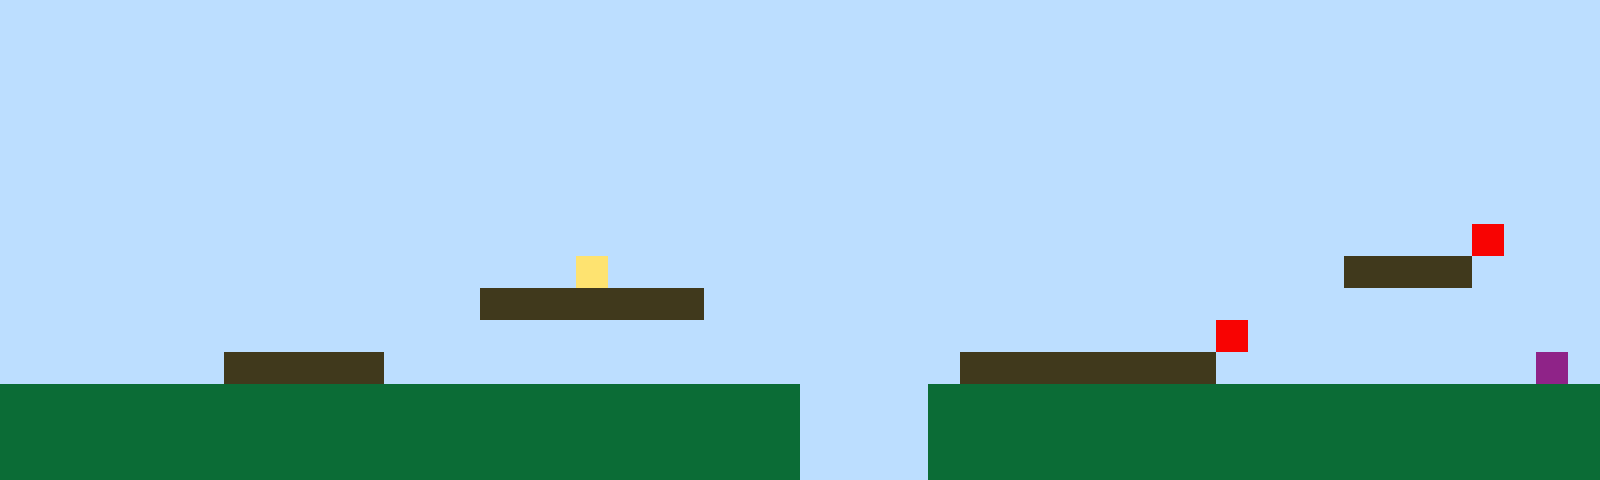

Rendered tile map (Tiled .tmx) drawn with the repository's tilesets; below, a short description and the full map source, tile grids included:
An orthogonal 50x15 tile map with 32x32 px tiles, 1 tile layer (Tile Layer 1).

<map version="1.10" tiledversion="1.11.2" orientation="orthogonal" renderorder="right-up" width="50" height="15" tilewidth="32" tileheight="32" infinite="0" nextlayerid="2" nextobjectid="1"><editorsettings><export target="map1.csv" format="csv" /></editorsettings><tileset firstgid="1" name="sprites" tilewidth="32" tileheight="32" tilecount="6" columns="3"><image source="sprites.png" width="96" height="64" /></tileset><layer id="1" name="Tile Layer 1" width="50" height="15"><data encoding="csv">1,1,1,1,1,1,1,1,1,1,1,1,1,1,1,1,1,1,1,1,1,1,1,1,1,1,1,1,1,1,1,1,1,1,1,1,1,1,1,1,1,1,1,1,1,1,1,1,1,1,1,1,1,1,1,1,1,1,1,1,1,1,1,1,1,1,1,1,1,1,1,1,1,1,1,1,1,1,1,1,1,1,1,1,1,1,1,1,1,1,1,1,1,1,1,1,1,1,1,1,1,1,1,1,1,1,1,1,1,1,1,1,1,1,1,1,1,1,1,1,1,1,1,1,1,1,1,1,1,1,1,1,1,1,1,1,1,1,1,1,1,1,1,1,1,1,1,1,1,1,1,1,1,1,1,1,1,1,1,1,1,1,1,1,1,1,1,1,1,1,1,1,1,1,1,1,1,1,1,1,1,1,1,1,1,1,1,1,1,1,1,1,1,1,1,1,1,1,1,1,1,1,1,1,1,1,1,1,1,1,1,1,1,1,1,1,1,1,1,1,1,1,1,1,1,1,1,1,1,1,1,1,1,1,1,1,1,1,1,1,1,1,1,1,1,1,1,1,1,1,1,1,1,1,1,1,1,1,1,1,1,1,1,1,1,1,1,1,1,1,1,1,1,1,1,1,1,1,1,1,1,1,1,1,1,1,1,1,1,1,1,1,1,1,1,1,1,1,1,1,1,1,1,1,1,1,1,1,1,1,1,1,1,1,1,1,1,1,1,1,1,1,1,1,1,1,1,1,1,1,1,1,1,1,1,1,1,1,1,1,1,1,1,1,1,1,1,1,1,1,1,1,1,1,1,1,1,1,1,1,1,1,1,1,1,1,1,1,1,1,1,1,1,1,1,1,1,1,1,1,1,1,1,1,1,1,1,1,1,1,1,1,1,1,1,1,5,1,1,1,1,1,1,1,1,1,1,1,1,1,1,1,1,1,1,1,1,1,4,1,1,1,1,1,1,1,1,1,1,1,1,1,1,1,1,1,1,1,1,1,1,1,3,3,3,3,1,1,1,1,1,1,1,1,1,1,1,1,1,1,1,1,1,1,1,3,3,3,3,3,3,3,1,1,1,1,1,1,1,1,1,1,1,1,1,1,1,1,1,1,1,1,1,1,1,1,1,1,1,1,1,1,1,1,1,1,1,1,1,1,1,1,1,1,1,1,1,1,1,1,1,1,1,1,1,1,1,1,1,1,1,1,1,1,1,1,1,1,5,1,1,1,1,1,1,1,1,1,1,1,1,1,1,1,1,1,1,3,3,3,3,3,1,1,1,1,1,1,1,1,1,1,1,1,1,1,1,1,1,1,3,3,3,3,3,3,3,3,1,1,1,1,1,1,1,1,1,1,6,1,2,2,2,2,2,2,2,2,2,2,2,2,2,2,2,2,2,2,2,2,2,2,2,2,2,1,1,1,1,2,2,2,2,2,2,2,2,2,2,2,2,2,2,2,2,2,2,2,2,2,2,2,2,2,2,2,2,2,2,2,2,2,2,2,2,2,2,2,2,2,2,2,2,2,2,1,1,1,1,2,2,2,2,2,2,2,2,2,2,2,2,2,2,2,2,2,2,2,2,2,2,2,2,2,2,2,2,2,2,2,2,2,2,2,2,2,2,2,2,2,2,2,2,2,2,1,1,1,1,2,2,2,2,2,2,2,2,2,2,2,2,2,2,2,2,2,2,2,2,2</data></layer></map>
